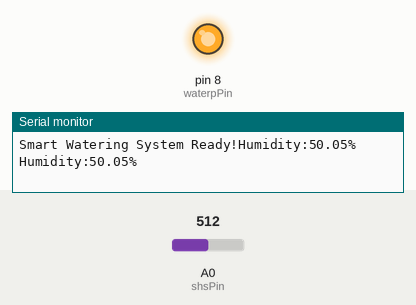
A sketch run on a simulated Arduino Uno, built with avr-gcc and run on an emulated ATmega328P. Parts: output pins drawn as LEDs (lit = HIGH), the last lines printed to the serial monitor. Inputs (shaded band) come from the test bench; at power-on: A0 (shsPin) = 512.

Above: at 8.8 s.
8.9 s: A0 (shsPin) set to 716
At 14.2 s:
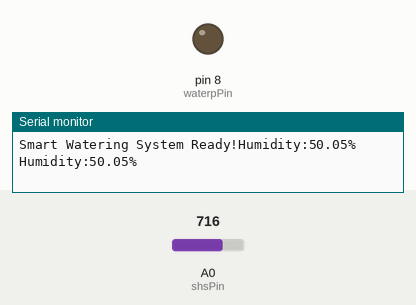
22.6 s: A0 (shsPin) set to 631
36.3 s: A0 (shsPin) set to 595
At 37.4 s:
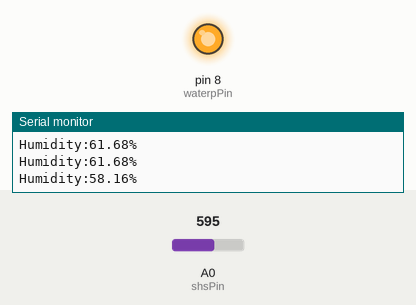
Timing chart, 0 to 53.8 s (numbered marks = the images above; inputs shaded):
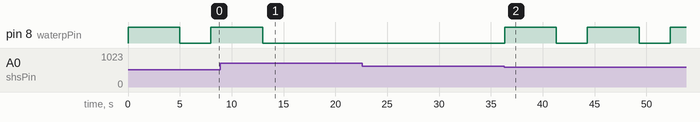

Measured:
- the behaviour switches between 614 and 613 on A0 (shsPin) (found by bisection; images 1 and 2)
- after the input at 8.9 s, pin 8 (waterpPin): goes on until 13.0 s, then stays LOW
- after the input at 36.3 s, pin 8 (waterpPin): alternates HIGH for 5.0 s and LOW for 3.0 s, starting at once

The sketch:

sense_and_water.ino
```cpp
int shsPin = A0;
float shsVal;
float humidity;
int waterpPin = 8; // water pump pin
int soilHumThs = 60;

void setup()
{
    // put your setup code here, to run once:
    Serial.begin(9600);
    pinMode(shsPin, INPUT);
    pinMode(waterpPin, OUTPUT);
    Serial.print("Smart Watering System Ready!");
}

void loop()
{
    // put your main code here, to run repeatedly:
    shsVal = analogRead(shsPin);
    humidity = (shsVal / 1023) * 100;
    Serial.print("Humidity:");
    Serial.print(humidity);
    Serial.println("%");

    if (humidity < soilHumThs)
    {
        digitalWrite(waterpPin, HIGH);
        delay(5000);
        digitalWrite(waterpPin, LOW);
        delay(3000); // wait for soil to absorb water
    }
    else
    {
        digitalWrite(waterpPin, LOW);
    }
}

void water_pump_test()
{
    digitalWrite(waterpPin, HIGH);
    delay(5000);
    digitalWrite(waterpPin, LOW);
    delay(1000);
}

void testSHS()
{
    shsVal = analogRead(shsPin);
    humidity = (shsVal / 1023) * 100;
    Serial.print("Soil humidity sensor reading:");
    Serial.println(shsVal);
    Serial.print("Humidity:");
    Serial.println(humidity);
    Serial.println("%");
    delay(100);
}
```
